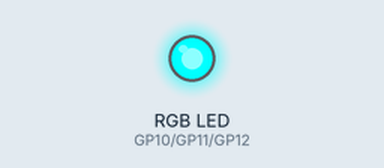
The program below on a simulated Raspberry Pi Pico running MicroPython. Shown: an RGB LED mixed from three pins (HIGH = lit).

Above: at 0.5 s.
At 1.5 s:
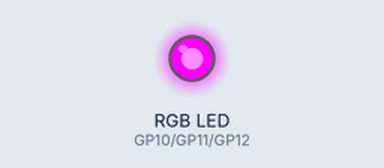
At 2.5 s:
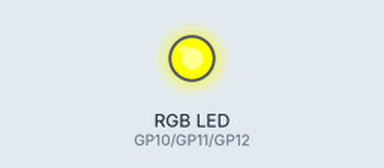
At 3.5 s:
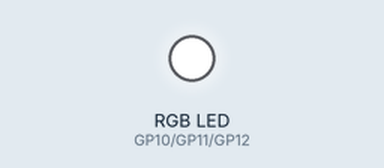
Timing chart, 0 to 5.2 s (numbered marks = the images above):
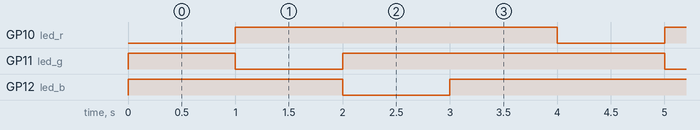

The program:

rgb_led.py
```python
from machine import Pin
from time import sleep

led_r=Pin(10, Pin.OUT)
led_g=Pin(11, Pin.OUT)
led_b=Pin(12, Pin.OUT)

led_r.value(1)
led_g.value(1)
led_b.value(1)

while True:
    led_r.toggle()
    sleep(1)
    led_r.toggle()

    led_g.toggle()
    sleep(1)
    led_g.toggle()

    led_b.toggle()
    sleep(1)
    led_b.toggle()

    sleep(1)
```

Measured:
- by itself, GP10 (led_r), GP11 (led_g), GP12 (led_b): alternates HIGH for 3.0 s and LOW for 1.0 s
- by itself, everything shown: repeats every 4.0 s, in 4 steps
